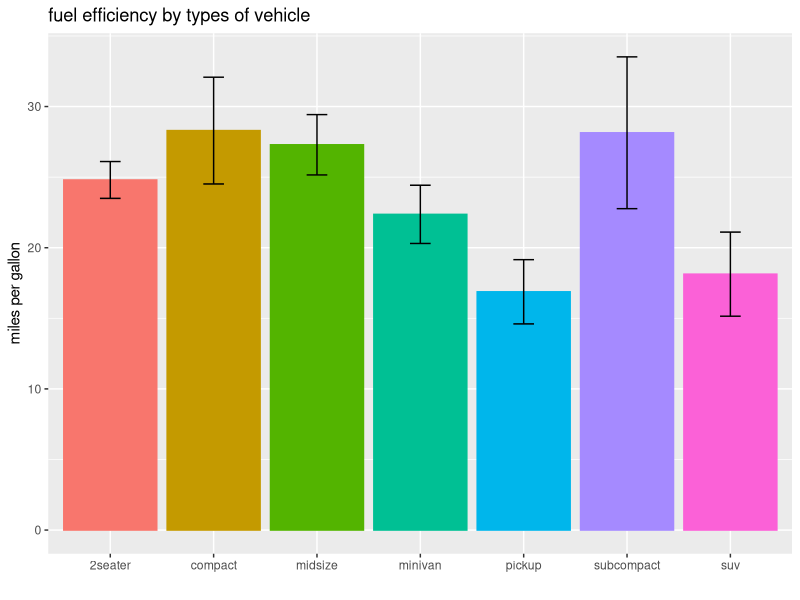

This chart was generated by the following R code:
## ---- chunk 1

# Set rendering parameters
knitr::opts_chunk$set(message = FALSE, warning = FALSE)

gitHubPath <- file.path(path.expand("~"), "GitHub", 
                        "MasterStatsUsingR")

# Load packages
library(tidyverse) # data manipulation and visualization
## ---- chunk 2

plotVals = mpg %>% 
  group_by(class) %>%  
  summarize(hwy_mean=mean(hwy), 
            hwy_sd = sd(hwy)) 



plotVals %>% ggplot(aes(x=class, y = hwy_mean, color = class, fill = class))+
  geom_bar(show.legend = F, stat = 'identity') +
  geom_errorbar(aes(ymin = hwy_mean - hwy_sd, 
                    ymax = hwy_mean + hwy_sd), color = 'black',
                show.legend = F, width = .2) + 
  ylab('miles per gallon') + 
  xlab('') +
  ggtitle("fuel efficiency by types of vehicle")

  

